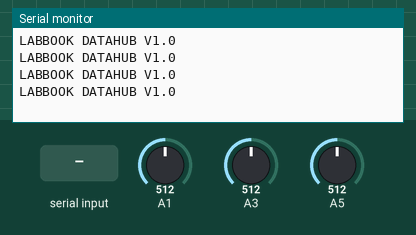
The sketch below on a simulated Arduino Uno, built with avr-gcc and run on an emulated ATmega328P. Shown: the last lines printed to the serial monitor. Inputs (shaded band) come from the test bench; at power-on: A1 = 512, A3 = 512, A5 = 512.

Above: at 1.2 s.
1.3 s: "A" received over Serial
At 1.57 s:
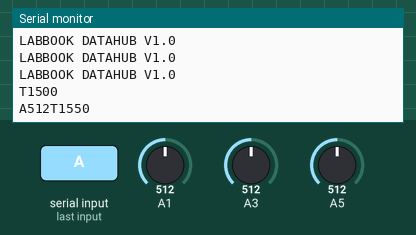
3.0 s: "B" received over Serial
At 3.07 s:
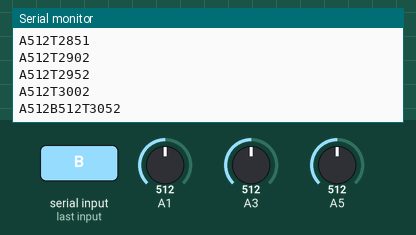
4.6 s: "C" received over Serial
At 4.67 s:
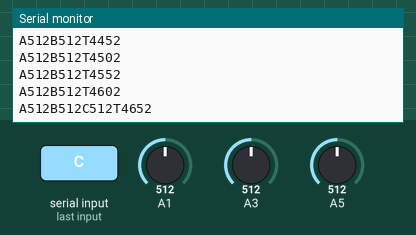
6.2 s: "I" received over Serial
At 6.22 s:
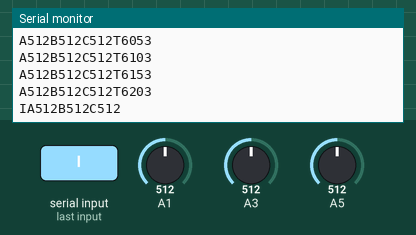
7.7 s: A1 set to 716
At 7.72 s:
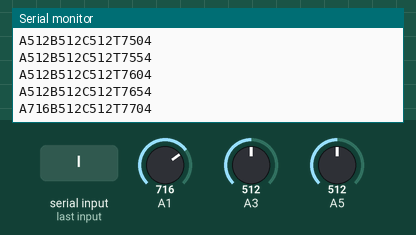
9.2 s: A3 set to 716
At 10.21 s:
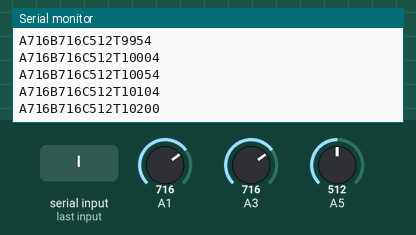

Measured:
- after the input at 1.3 s, the serial monitor: prints a new line after 0.20 s (image 1)
- after the input at 3.0 s, the serial monitor: prints a new line after 0.05 s (image 2)

The sketch:

LabBook_Arduino_FirmwareR1.ino
```cpp
#include <Timer.h>

Timer t;

long interval = 50;
unsigned long last = 0;
boolean Aon = false;
boolean Bon = false;
boolean Con = false;
boolean running = false;
char input = '0';

void setup() {
  // initialize serial communication at 115200 bits per second:
  Serial.begin(115200);
  int timer = t.every(interval, mainLoop, (void*)0);
}

void loop() {
  Aon = false;
  Bon = false;
  Con = false;
  while (Serial.available() <= 0) {
    Serial.println("LABBOOK DATAHUB V1.0");   // send a capital A
    delay(300);
  }
  running = true;
  while (running) {
    t.update();
    unsigned long temp = millis() % 10;
    if (temp >= 5) {
      delay(interval - temp);
    }
  }
  //timer = Serial.read();
}

void sendIds() {
  Serial.print("IA");
  Serial.print(analogRead(A0));
  Serial.print("B");
  Serial.print(analogRead(A2));
  Serial.print("C");
  Serial.println(analogRead(A4));
}

void mainLoop(void *context) {
  if (Aon) {
    Serial.print("A");
    Serial.print(analogRead(A1));
  }
  if (Bon) {
    Serial.print("B");
    Serial.print(analogRead(A3));
  }
  if (Con) {
    Serial.print("C");
    Serial.print(analogRead(A5));
  }
  Serial.print("T");
  Serial.println(millis());
  if (Serial.available() > 0) {
    input = Serial.read();
    switch (input) {
      case 'A':
        Aon = !Aon;
        break;
    case 'B':
      Bon = !Bon;
      break;
    case 'C':
      Con = !Con;
      break;
    case 'D':
      running = false;
      break;
    case 'I':
      sendIds();
      break;
    default:
      true;
    }
  }
}
```

Event.h
```cpp
// (licence header left out)
/*  * * * * * * * * * * * * * * * * * * * * * * * * * * *
 Code by Simon Monk
 http://www.simonmonk.org
* * * * * * * * * * * * * * * * * * * * * * * * * * * * */

#ifndef Event_h
#define Event_h

#include <inttypes.h>

#define EVENT_NONE 0
#define EVENT_EVERY 1
#define EVENT_OSCILLATE 2

class Event
{

public:
  Event(void);
  void update(void);
  int8_t eventType;
  unsigned long period;
  int repeatCount;
  uint8_t pin;
  uint8_t pinState;
  void (*callback)(void*);
  unsigned long lastEventTime;
  int count;
  void* context;
};

#endif
```

Timer.h
```cpp
// (licence header left out)
/*  * * * * * * * * * * * * * * * * * * * * * * * * * * *
 Code by Simon Monk
 http://www.simonmonk.org
* * * * * * * * * * * * * * * * * * * * * * * * * * * * */

#ifndef Timer_h
#define Timer_h

#include <inttypes.h>
#include "Event.h"

#define MAX_NUMBER_OF_EVENTS (10)

#define TIMER_NOT_AN_EVENT (-2)
#define NO_TIMER_AVAILABLE (-1)

class Timer
{

public:
  Timer(void);

  int8_t every(unsigned long period, void (*callback)(void*), void* context);
  int8_t every(unsigned long period, void (*callback)(void*), int repeatCount, void* context);
  int8_t after(unsigned long duration, void (*callback)(void*), void* context);
  int8_t oscillate(uint8_t pin, unsigned long period, uint8_t startingValue);
  int8_t oscillate(uint8_t pin, unsigned long period, uint8_t startingValue, int repeatCount);

  /**
   * This method will generate a pulse of !startingValue, occuring period after the
   * call of this method and lasting for period. The Pin will be left in !startingValue.
   */
  int8_t pulse(uint8_t pin, unsigned long period, uint8_t startingValue);

  /**
   * This method will generate a pulse of pulseValue, starting immediately and of
   * length period. The pin will be left in the !pulseValue state
   */
  int8_t pulseImmediate(uint8_t pin, unsigned long period, uint8_t pulseValue);
  int8_t stop(int8_t id);
  void update(void);

protected:
  Event _events[MAX_NUMBER_OF_EVENTS];
  int8_t findFreeEventIndex(void);

};

#endif
```
